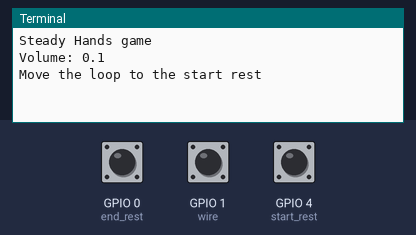
Bench run of a program on a simulated Raspberry Pi (BCM pin numbers). Shown: the last lines printed to the terminal. The inputs (shaded band) are chosen by the test bench; at power-on: GPIO 4 (start_rest) HIGH, GPIO 0 (end_rest) HIGH, GPIO 1 (wire) HIGH. Sound played through the audio output is not drawn and takes no time.

Above: at 1.2 s.
1.3 s: GPIO 4 (start_rest) pulled LOW for 1 s
At 2.2 s:
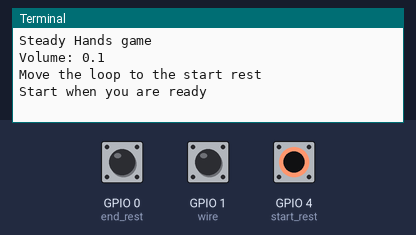
3.8 s: GPIO 0 (end_rest) pulled LOW for 1 s
At 5.1 s:
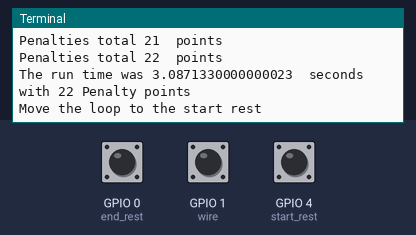
6.3 s: GPIO 4 (start_rest) pulled LOW for 1 s
At 7.42 s:
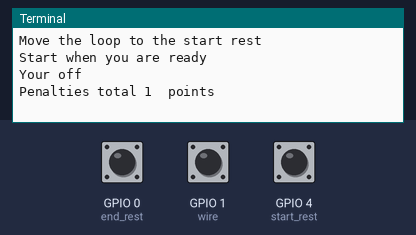
8.8 s: GPIO 1 (wire) pulled LOW for 1 s
At 9.4 s:
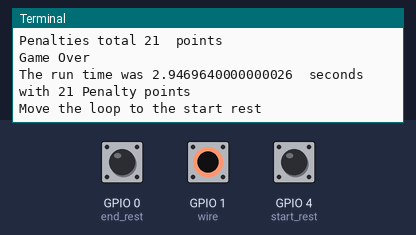
Timing chart, 0 to 11.8 s (numbered marks = the images above; inputs shaded):
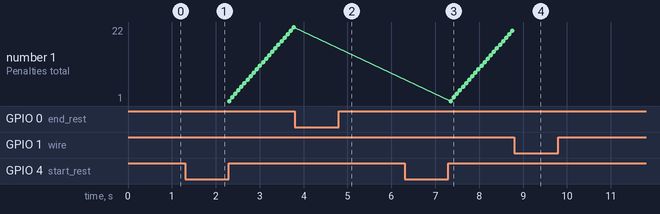

The program:

steady_hand_music.py
```python
# -*- coding: utf-8 -*-
import RPi.GPIO as GPIO
import time
import pygame

def setVolume(volume):
    if volume >= 0 and volume <=100:
        volumeValue = volume/100.
        pygame.mixer.music.set_volume(volumeValue)
        print('Volume: ' + str(volumeValue))
    else:
        print('Ooops, Please set the valid volume.')

def musicSetup(musicfile, volume):
    pygame.mixer.init()
    pygame.mixer.music.load(musicfile)
    setVolume(volume)

def playBgm():
    pygame.mixer.music.play(-1)

def stopBgm():
    pygame.mixer.music.stop()

GPIO.setmode(GPIO.BCM)
GPIO.setup(4, GPIO.IN, pull_up_down=GPIO.PUD_UP)
GPIO.setup(0, GPIO.IN, pull_up_down=GPIO.PUD_UP)
GPIO.setup(1, GPIO.IN, pull_up_down=GPIO.PUD_UP)

print("Steady Hands game")
delay = range(0,5000)
dum = 0
start_rest = 4
end_rest = 0
wire = 1
musicSetup(musicfile='./music/creativeminds.mp3',volume=10)
while True:
    print("Move the loop to the start rest")
    stopBgm()
    while GPIO.input(start_rest) != 0:
        time.sleep(0.8)
    print("Start when you are ready")
    while GPIO.input(start_rest) == 0:
        time.sleep(0.1)
    playBgm()
    print("Your off")
    penalty = 0
    run_time = time.clock()

    while GPIO.input(end_rest) != 0:
        if GPIO.input(wire) != 0:
            penalty = penalty + 1
            print("Penalties total", penalty, " points")
            time.sleep(0.07)
        else:
            stopBgm()
            print('Game Over')
            break
    stopBgm()
    score = time.clock() - run_time + (penalty * 0.07)
    print("The run time was " + str(score), " seconds with",penalty, "Penalty points")
```

Measured:
- after the input at 1.3 s, the terminal: prints a new line after 0.30 s (image 1)
- after the input at 3.8 s, the terminal: prints a new line after 0.05 s (image 2)
- after the input at 6.3 s, the terminal: prints a new line after 0.75 s (image 3)
- after the input at 8.8 s, the terminal: prints a new line at once (image 4)
